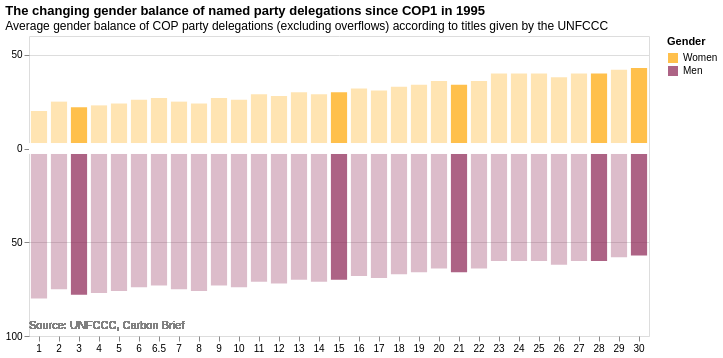

This figure's Vega-Lite source:
### Vega-Lite specification from a JSON file in a GitHub repository (floating-point values rounded to 4 significant figures)
{"$schema": "https://vega.github.io/schema/vega-lite/v6.json", "title": {"text": "The changing gender balance of named party delegations since COP1 in 1995", "subtitle": "Average gender balance of COP party delegations (excluding overflows) according to titles given by the UNFCCC", "anchor": "start"}, "data": {"values": [{"COP": 1, "Gender": "Women", "Percentage": 20}, {"COP": 1, "Gender": "Men", "Percentage": -80}, {"COP": 2, "Gender": "Women", "Percentage": 25}, {"COP": 2, "Gender": "Men", "Percentage": -75}, {"COP": 3, "Gender": "Women", "Percentage": 22}, {"COP": 3, "Gender": "Men", "Percentage": -78}, {"COP": 4, "Gender": "Women", "Percentage": 23}, {"COP": 4, "Gender": "Men", "Percentage": -77}, {"COP": 5, "Gender": "Women", "Percentage": 24}, {"COP": 5, "Gender": "Men", "Percentage": -76}, {"COP": 6, "Gender": "Women", "Percentage": 26}, {"COP": 6, "Gender": "Men", "Percentage": -74}, {"COP": 6.5, "Gender": "Women", "Percentage": 27}, {"COP": 6.5, "Gender": "Men", "Percentage": -73}, {"COP": 7, "Gender": "Women", "Percentage": 25}, {"COP": 7, "Gender": "Men", "Percentage": -75}, {"COP": 8, "Gender": "Women", "Percentage": 24}, {"COP": 8, "Gender": "Men", "Percentage": -76}, {"COP": 9, "Gender": "Women", "Percentage": 27}, {"COP": 9, "Gender": "Men", "Percentage": -73}, {"COP": 10, "Gender": "Women", "Percentage": 26}, {"COP": 10, "Gender": "Men", "Percentage": -74}, {"COP": 11, "Gender": "Women", "Percentage": 29}, {"COP": 11, "Gender": "Men", "Percentage": -71}, {"COP": 12, "Gender": "Women", "Percentage": 28}, {"COP": 12, "Gender": "Men", "Percentage": -72}, {"COP": 13, "Gender": "Women", "Percentage": 30}, {"COP": 13, "Gender": "Men", "Percentage": -70}, {"COP": 14, "Gender": "Women", "Percentage": 29}, {"COP": 14, "Gender": "Men", "Percentage": -71}, {"COP": 15, "Gender": "Women", "Percentage": 30}, {"COP": 15, "Gender": "Men", "Percentage": -70}, {"COP": 16, "Gender": "Women", "Percentage": 32}, {"COP": 16, "Gender": "Men", "Percentage": -68}, {"COP": 17, "Gender": "Women", "Percentage": 31}, {"COP": 17, "Gender": "Men", "Percentage": -69}, {"COP": 18, "Gender": "Women", "Percentage": 33}, {"COP": 18, "Gender": "Men", "Percentage": -67}, {"COP": 19, "Gender": "Women", "Percentage": 34}, {"COP": 19, "Gender": "Men", "Percentage": -66}, {"COP": 20, "Gender": "Women", "Percentage": 36}, {"COP": 20, "Gender": "Men", "Percentage": -64}, {"COP": 21, "Gender": "Women", "Percentage": 34}, {"COP": 21, "Gender": "Men", "Percentage": -66}, {"COP": 22, "Gender": "Women", "Percentage": 36}, {"COP": 22, "Gender": "Men", "Percentage": -64}, {"COP": 23, "Gender": "Women", "Percentage": 40}, {"COP": 23, "Gender": "Men", "Percentage": -60}, {"COP": 24, "Gender": "Women", "Percentage": 40}, {"COP": 24, "Gender": "Men", "Percentage": -60}, {"COP": 25, "Gender": "Women", "Percentage": 40}, {"COP": 25, "Gender": "Men", "Percentage": -60}, {"COP": 26, "Gender": "Women", "Percentage": 38}, {"COP": 26, "Gender": "Men", "Percentage": -62}, {"COP": 27, "Gender": "Women", "Percentage": 40}, {"COP": 27, "Gender": "Men", "Percentage": -60}, {"COP": 28, "Gender": "Women", "Percentage": 40}, {"COP": 28, "Gender": "Men", "Percentage": -60}, {"COP": 29, "Gender": "Women", "Percentage": 42}, {"COP": 29, "Gender": "Men", "Percentage": -58}, {"COP": 30, "Gender": "Women", "Percentage": 43}, {"COP": 30, "Gender": "Men", "Percentage": -57}]}, "layer": [{"mark": {"type": "bar", "width": {"band": 0.9}}, "encoding": {"x": {"field": "COP", "type": "ordinal", "axis": {"labelAngle": 0, "title": null, "domain": false}}, "y": {"field": "Percentage", "type": "quantitative", "scale": {"domain": [-100, 50]}, "axis": {"title": "", "labelExpr": "abs(datum.value)", "values": [-100, -50, 0, 50], "domain": false}}, "color": {"field": "Gender", "type": "nominal", "scale": {"domain": ["Women", "Men"], "range": ["#FFA500", "#8B2252"]}, "legend": {"orient": "right"}}, "opacity": {"condition": {"test": "datum.COP == 3 || datum.COP == 15 || datum.COP == 21 || datum.COP == 28 || datum.COP == 30", "value": 0.7}, "value": 0.3}}}, {"mark": {"type": "rule", "color": "white", "strokeWidth": 10}, "encoding": {"y": {"datum": 0}}}, {"mark": {"type": "text", "dx": -310, "dy": 140, "fontSize": 11, "color": "gray", "align": "left"}, "encoding": {"text": {"value": "Source: UNFCCC, Carbon Brief"}}}], "config": {}}
